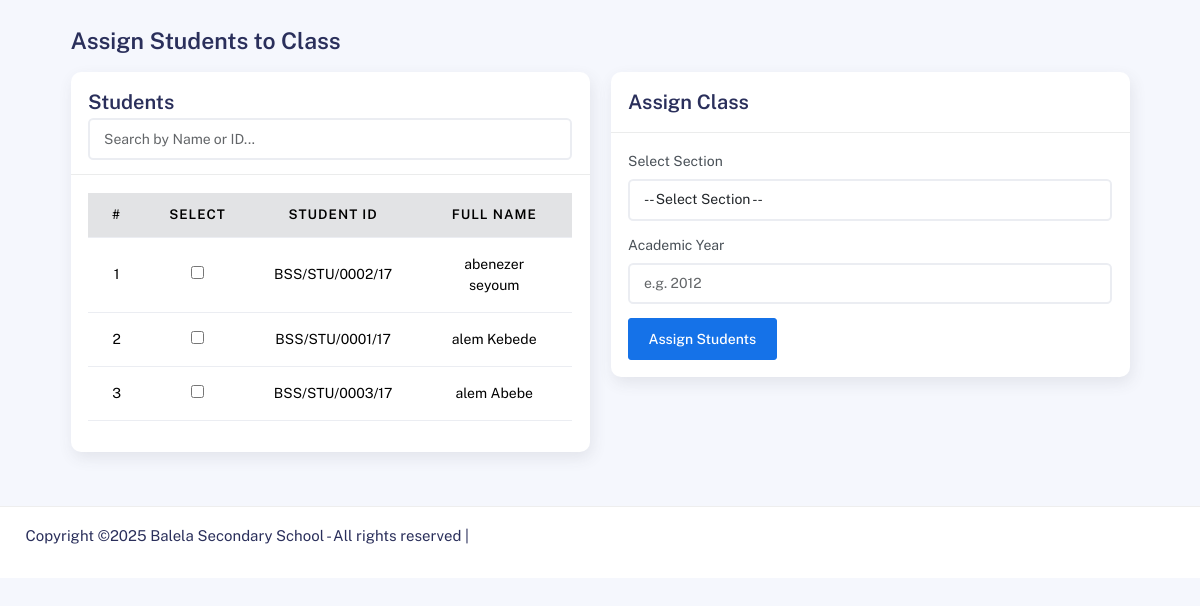
The app's page /Director/assign_student.php, older data.
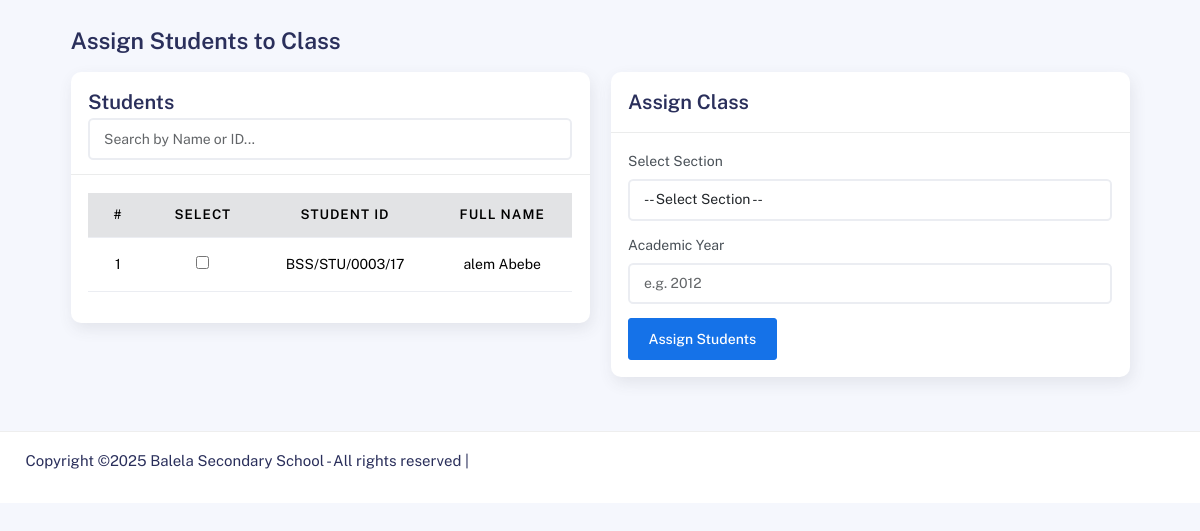
The same page, newer data.
### tables this page shows
CREATE TABLE IF NOT EXISTS `students` (
  `sid` int NOT NULL AUTO_INCREMENT,
  `student_photo` varchar(250) NOT NULL,
  `student_id` varchar(50) NOT NULL,
  `first_name` varchar(100) NOT NULL,
  `father_name` varchar(100) NOT NULL,
  `grand_father_name` varchar(100) NOT NULL,
  `gender` varchar(20) NOT NULL,
  `dob` date NOT NULL,
  `email` varchar(150) NOT NULL,
  `phone` varchar(20) NOT NULL,
  `birth_place` varchar(150) NOT NULL,
  `nationality` varchar(100) NOT NULL,
  `region` int NOT NULL,
  `zone` int DEFAULT NULL,
  `woreda` int DEFAULT NULL,
  `kebele` varchar(100) NOT NULL,
  `username` varchar(50) NOT NULL,
  `password` varchar(255) NOT NULL,
  `mother_name` varchar(100) DEFAULT NULL,
  `father_contact` varchar(20) DEFAULT NULL,
  `mother_contact` varchar(20) DEFAULT NULL,
  `father_occupation` varchar(100) DEFAULT NULL,
  `mother_occupation` varchar(100) DEFAULT NULL,
  `emergency_contact_name` varchar(100) DEFAULT NULL,
  `emergency_contact_phone` varchar(20) DEFAULT NULL,
  `blood_group` varchar(10) DEFAULT NULL,
  `medical_condition` varchar(50) DEFAULT NULL,
  `other_condition` varchar(100) DEFAULT NULL,
  `disabilities` varchar(20) DEFAULT NULL,
  `previous_school` varchar(150) DEFAULT NULL,
  `previous_documents` varchar(250) DEFAULT NULL,
  `created_at` timestamp NULL DEFAULT CURRENT_TIMESTAMP,
  PRIMARY KEY (`sid`),
  UNIQUE KEY `student_id` (`student_id`),
  UNIQUE KEY `username` (`username`)
);

### connection/function.php (called while the page is built, shortened)
<?php
function getUnassignedStudents($conn) {
    $query = "
        SELECT *
        FROM students
        WHERE sid NOT IN (SELECT student_id FROM assign_student)
        ORDER BY first_name ASC
    ";
    $result = mysqli_query($conn, $query);
    $students = [];
    while ($row = mysqli_fetch_assoc($result)) {
        $students[] = $row;
    }
    return $students;
}
?>

### Director/assign_student.php (the view, shortened to what this page needs)
<?php
include('directorHeader.php');
?>
<div class="container">
  <div class="page-inner">
    <div class="page-header">
       <h3 class="fw-bold mb-3">Assign Students to Class</h3>
    </div>
    <form method="post">
      <div class="row">
        <div class="col-6">
          <div class="card">
            <div class="card-header">
              <div class="card-title">Students</div>
              <input type="text" id="studentSearch" class="form-control" placeholder="Search by Name or ID..." />
            </div>
            <div class="card-body scrollable-table">
              <table class="table table-hover align-middle text-center">
                <thead class="table-secondary">
                  <tr>
                    <th>#</th>
                    <th>Select</th>
                    <th>Student ID</th>
                    <th>Full Name</th>
                  </tr>
                </thead>
                <tbody>
                <?php
 $no = 1;
$students = getUnassignedStudents($conn);
if (is_array($students) || is_object($students)) {
    foreach ($students as $student):
?>
                  <tr>
                    <td><?= $no ?></td>
                    <td><input type="checkbox" name="selected_students[]" value="<?= $student['sid'] ?>"></td>
                    <td><?= $student['student_id'] ?></td>
                    <td><?= $student['first_name'] . ' ' . $student['father_name'] ?></td>
                  <?php $no++; endforeach; } else { ?>
                  <tr>
                      <td colspan="4">No students found or an error occurred.</td>
                  </tr>
                  <?php } ?>
                </tbody>
              </table>
            </div>
          </div>
        </div>
        <div class="col-6">
          <div class="card">
            <div class="card-header"><div class="card-title">Assign Class</div></div>
            <div class="card-body">
              <div class="mb-3">
                <label for="section_id" class="form-label">Select Section</label>
                <select name="section_id" id="section_id" class="form-control" >
                  <option value="">-- Select Section --</option>
                </select>
              </div>
              <div class="mb-3">
                <label for="academic_year" class="form-label">Academic Year</label>
                <input type="text" name="academic_year" id="academic_year" class="form-control" placeholder="e.g. 2012" required>
              </div>
              <button type="submit" name="assign" class="btn btn-primary">Assign Students</button>
            </div>
          </div>
        </div>
      </div>
    </form>
  </div>
</div>
<?php include('../admin/footer.php'); ?>

Row changes from the older to the newer data that the page shows:
no longer on this page (row unchanged): students: student "BSS/STU/0002/17", first_name "abenezer", father_name "seyoum"
no longer on this page (row edited): students: student "BSS/STU/0001/17", first_name "alem", father_name "Kebede"
